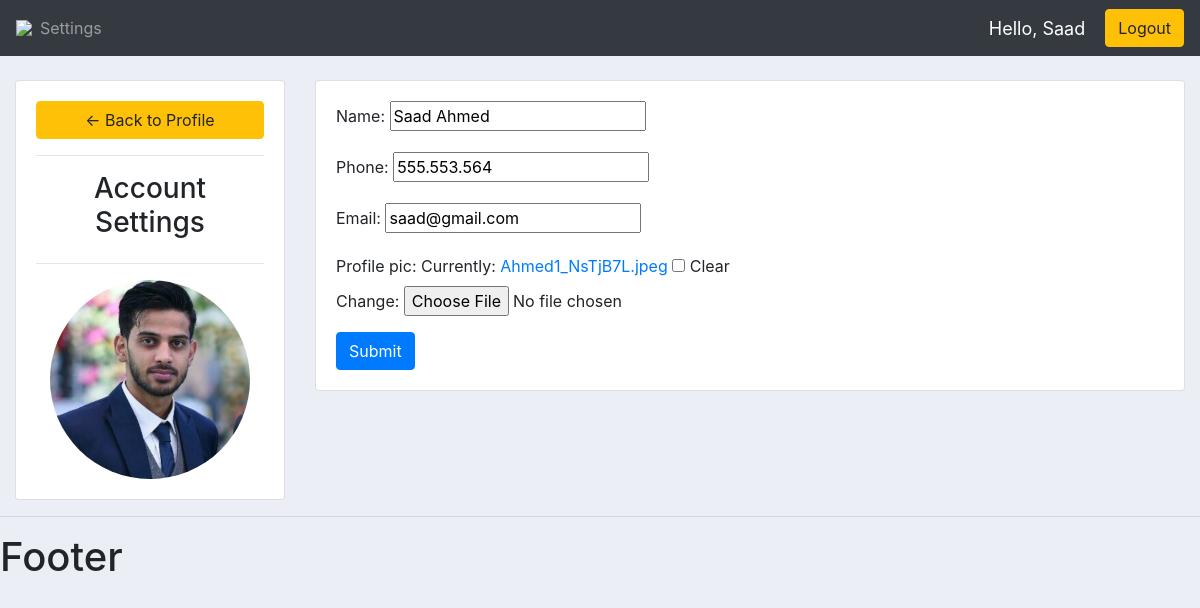
Page /account/ (signed in) on the committed database.
### accounts/models.py (models this page shows, shortened)
class Customer(models.Model):
	users = models.OneToOneField(User, null = True, blank = True, on_delete = models.CASCADE)
	name = models.CharField(max_length = 200, null = True)
	phone = models.CharField(max_length = 200, null = True)
	email = models.CharField(max_length = 200, null = True)
	profile_pic = models.ImageField(default = "default-pic.png", null = True, blank = True)
	date_created = models.DateTimeField(auto_now_add = True, null = True)

### accounts/decorators.py (the view)
		def wrapped_function(request, *args, **kwargs):
			group = None
			if request.user.groups.exists():
				group = request.user.groups.all()[0].name
			if group in allow_users:
				return view_function(request, *args, **kwargs)
			else:
				return HttpResponse('You are not authorized.')

### accounts/forms.py
class CustomerForm(ModelForm):
	class Meta:
		model = Customer
		fields = '__all__'
		exclude = ['users']

### accounts/views.py (called while the page is built)
@login_required(login_url = 'login')
@allowed_users(allow_users = ['customer'])
def accountSetting(request):
	customer = request.user.customer
	form = CustomerForm(instance = customer)
	if request.method == 'POST':
		form = CustomerForm(request.POST, request.FILES, instance = customer)
		if form.is_valid():
			form.save()
	context = {'form':form}
	return render(request, 'accounts/account_settings.html', context)

### accounts/templates/accounts/account_settings.html (shortened to what this page needs)
{%  extends 'accounts/main.html' %}
{% load static %}
{% block content %}
<br>
<div class="row">
	<div class="col-md-3">
		<div class="card card-body">
			<a class="btn btn-warning" href="{% url 'user-page' %}"> &#8592; Back to Profile</a>
			<hr>
			<h3 style="text-align: center">Account Settings</h3>
			<hr>
			<img class="profile-pic" src="{{request.user.customer.profile_pic.url}}" >
		</div>
	</div>
	<div class="col-md-9">
		<div class="card card-body">
			<form method="POST" action="" enctype="multipart/form-data">
			{{form.as_p}}
			<input class="btn btn-primary" type="submit" name="Update Information">
			</form>
		</div>
	</div>
</div>
{% endblock %}

### accounts/templates/accounts/navbar.html (shortened to what this page needs)
{% load static %}
<nav class="navbar navbar-expand-lg navbar-dark bg-dark">
  <img src="{% static '/images/w3newbie.png' %}">
  <div class="collapse navbar-collapse" id="navbarNav">
    <ul class="navbar-nav">
      {% if request.user.is_staff %}
      <li class="nav-item active">
        <a class="nav-link" href="{% url 'home' %}">Dashboard</a>
      </li>
      <li class="nav-item">
        <a class="nav-link" href="{% url 'products' %}">Products</a>
      </li>
      {% else %}
      <li class="nav-item">
        <a class="nav-link" href="{% url 'account' %}">Settings</a>
      </li>
      {% endif %}
    </ul>
  </div>
  <span id="hello-msg">Hello, {{request.user.first_name}}</span>
  <span><a class="btn btn-warning" href="{% url 'logout' %}">Logout</a></span>
</nav>

### static/css/main.css (style rules this page uses)
body { background-color: #ebeff5; }

### accounts/templates/accounts/navbar.html (style rules this page uses)
#hello-msg { font-size: 18px; color: #fff; margin-right: 20px; }

### accounts/templates/accounts/account_settings.html (style rules this page uses)
.profile-pic { max-width: 200px; max-height:200px; margin: 0 auto; border-radius: 50%; }

### rows in the picture
Customer: name "Saad Ahmed", phone "555.553.564", email "saad@gmail.com"

### other values in the picture
{{ request.user.first_name }} "Saad"
